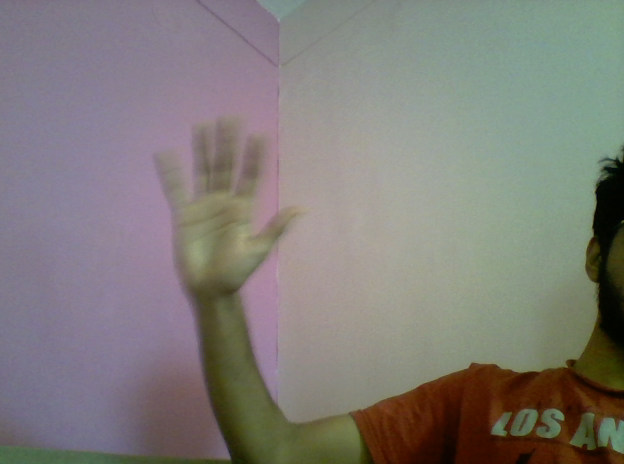
#> input picture new.png, 624 x 464 px
$ python find_draw_contours.py
#> lines starting #> are read from the running program, lines starting #| are printed output that depends on the picture; after the words box and inside, x2 and y2 are one past the last pixel; in counts of white or black regions, pixels touching at a corner belong together
import cv2
import numpy as np

# Let's load a simple image with 3 black squares
image = cv2.imread('new.png')
#> image is the input picture: shape (464, 624, 3); mean B, G, R 120.3, 124.6, 128.1
cv2.waitKey(0)

# Grayscale
gray = cv2.cvtColor(image, cv2.COLOR_BGR2GRAY)
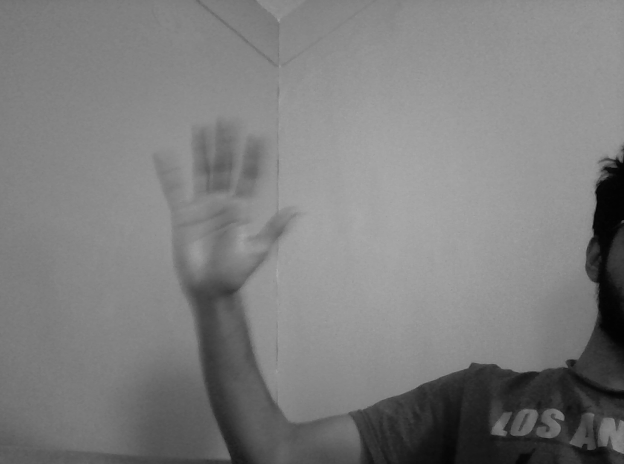
#> gray: shape (464, 624); min 2, max 170, mean 125.1

# Find Canny edges
edged = cv2.Canny(gray, 30, 200)
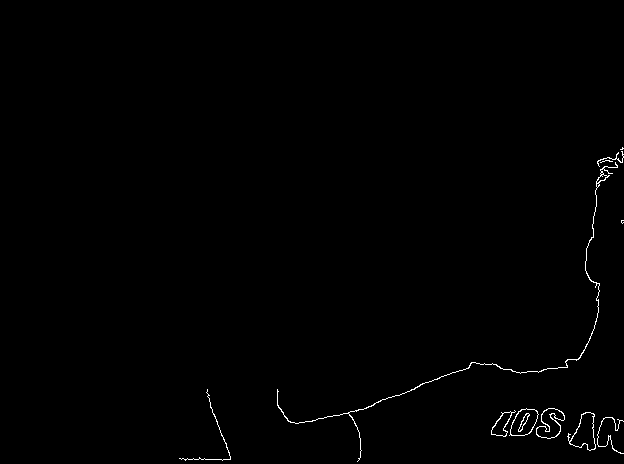
#> edged: shape (464, 624); 0.56% white in thin lines or dots, all inside (x1, y1, x2, y2) = (179, 147, 624, 462)
cv2.waitKey(0)

# Finding Contours
# Use a copy of the image e.g. edged.copy()
# since findContours alters the image
contours, hierarchy = cv2.findContours(edged,
	cv2.RETR_EXTERNAL, cv2.CHAIN_APPROX_NONE)
#> contours = 11 contours, 6 with area under 20; largest, box (x1, y1, x2, y2) and area: (567, 412, 596, 451) 600, (509, 408, 539, 436) 538, (536, 408, 565, 439) 514, (491, 410, 516, 437) 268, (277, 162, 618, 462) 154

cv2.imshow('Canny Edges After Contouring', edged)
cv2.waitKey(0)

print("Number of Contours found = " + str(len(contours)))
#| Number of Contours found = 11

# Draw all contours
# -1 signifies drawing all contours
cv2.drawContours(image, contours, -1, (0, 255, 0), 3)
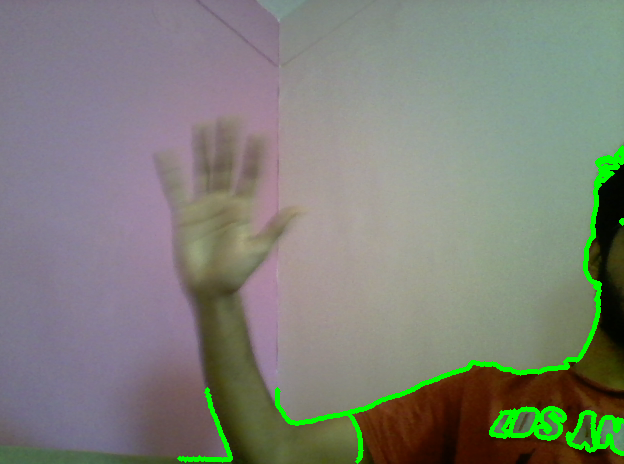
#> image: shape (464, 624, 3); 2.27% of pixels changed, all inside (x1, y1, x2, y2) = (177, 145, 624, 464)

cv2.imshow('Contours', image)
cv2.waitKey(0)
cv2.destroyAllWindows()

$ run again, with chess.png copied over new.png
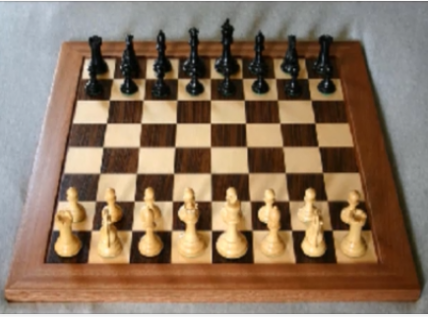
#> input picture chess.png, 428 x 317 px
#> image is the input picture: shape (317, 428, 3); mean B, G, R 95.8, 117.1, 140.2
#> `edged = cv2.Canny(gray, 30, 200)`:
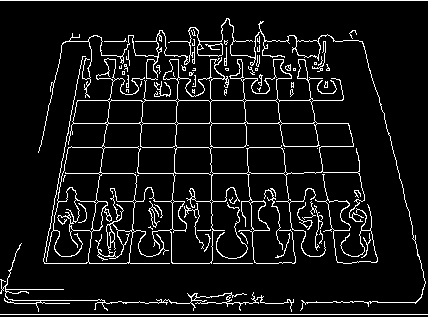
#> edged: shape (317, 428); 7.9% white in thin lines or dots
#> contours = 58 contours, 51 with area under 20; largest, box (x1, y1, x2, y2) and area: (43, 56, 365, 264) 30112, (38, 18, 426, 311) 591, (315, 174, 378, 264) 492, (0, 243, 294, 312) 122, (148, 201, 160, 228) 60, (216, 202, 248, 259) 30, (285, 64, 291, 71) 22
#| Number of Contours found = 58
#> `cv2.drawContours(image, contours, -1, (0, 255, 0), 3)`:
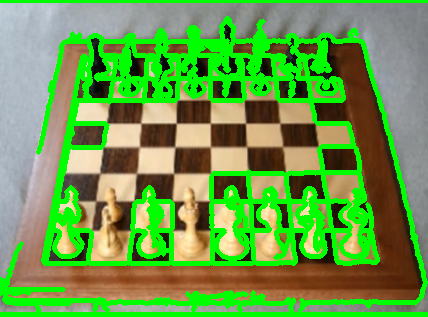
#> image: shape (317, 428, 3); mean B, G, R 74, 156.6, 105.7
